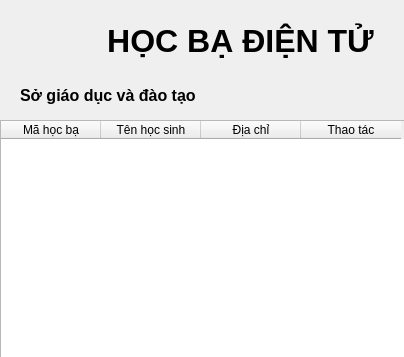
<?xml version="1.0" encoding="UTF-8"?>
<ui version="4.0">
 <class>SoResultWidget</class>
 <widget class="QWidget" name="SoResultWidget">
  <property name="geometry">
   <rect>
    <x>0</x>
    <y>0</y>
    <width>404</width>
    <height>357</height>
   </rect>
  </property>
  <property name="windowTitle">
   <string>Tìm theo sở giáo dục</string>
  </property>
  <widget class="QLabel" name="label">
   <property name="geometry">
    <rect>
     <x>0</x>
     <y>20</y>
     <width>481</width>
     <height>41</height>
    </rect>
   </property>
   <property name="font">
    <font>
     <pointsize>24</pointsize>
     <weight>75</weight>
     <bold>true</bold>
    </font>
   </property>
   <property name="text">
    <string>HỌC BẠ ĐIỆN TỬ</string>
   </property>
   <property name="alignment">
    <set>Qt::AlignCenter</set>
   </property>
  </widget>
  <widget class="QLabel" name="SogiaoducLabel">
   <property name="geometry">
    <rect>
     <x>20</x>
     <y>80</y>
     <width>441</width>
     <height>31</height>
    </rect>
   </property>
   <property name="font">
    <font>
     <pointsize>12</pointsize>
     <weight>75</weight>
     <bold>true</bold>
    </font>
   </property>
   <property name="text">
    <string>Sở giáo dục và đào tạo</string>
   </property>
  </widget>
  <widget class="QTableWidget" name="tableWidget">
   <property name="geometry">
    <rect>
     <x>0</x>
     <y>120</y>
     <width>491</width>
     <height>241</height>
    </rect>
   </property>
   <property name="sizeAdjustPolicy">
    <enum>QAbstractScrollArea::AdjustToContents</enum>
   </property>
   <column>
    <property name="text">
     <string>Mã học bạ</string>
    </property>
   </column>
   <column>
    <property name="text">
     <string>Tên học sinh</string>
    </property>
   </column>
   <column>
    <property name="text">
     <string>Địa chỉ</string>
    </property>
   </column>
   <column>
    <property name="text">
     <string>Thao tác</string>
    </property>
   </column>
  </widget>
 </widget>
 <resources/>
 <connections/>
</ui>
